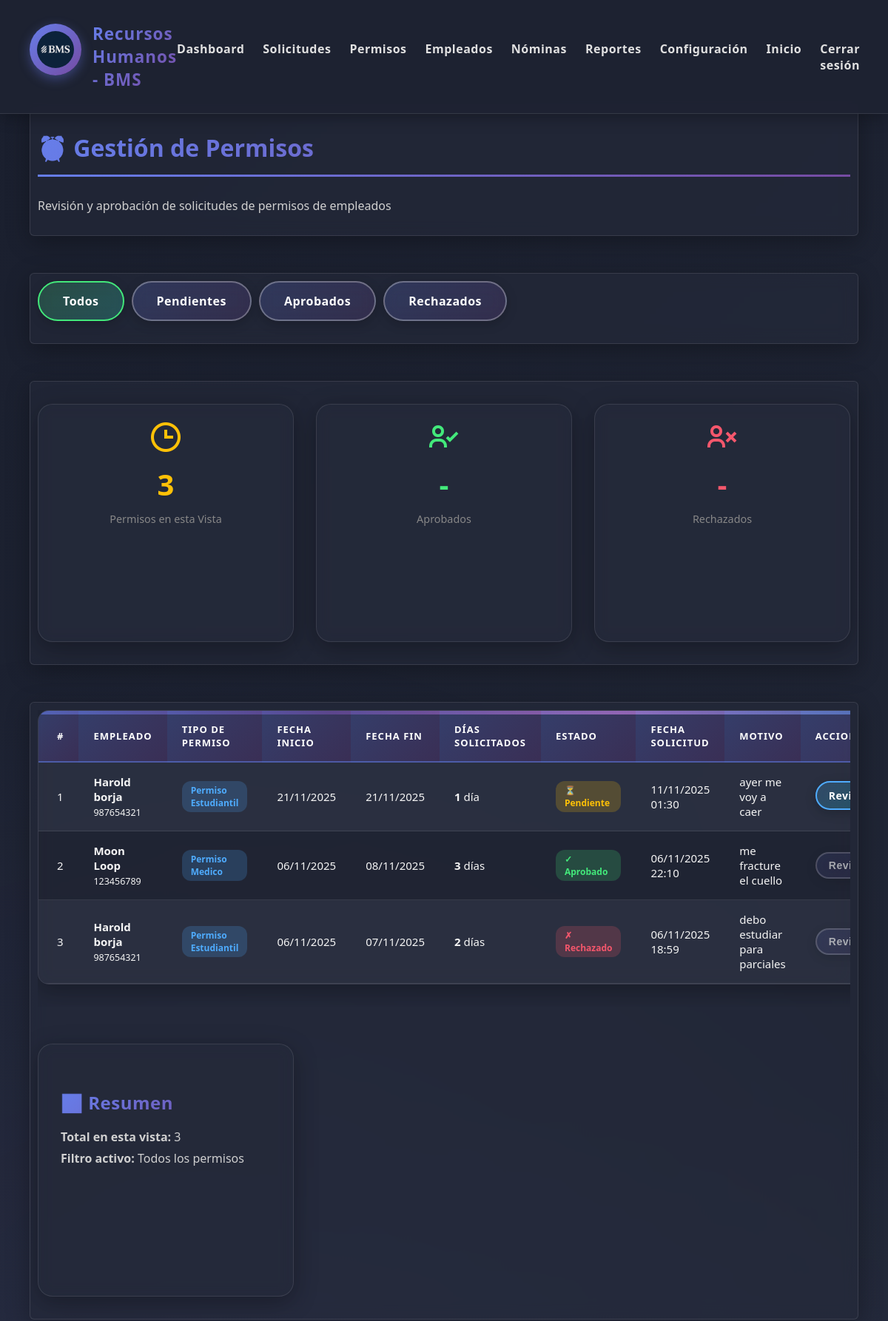
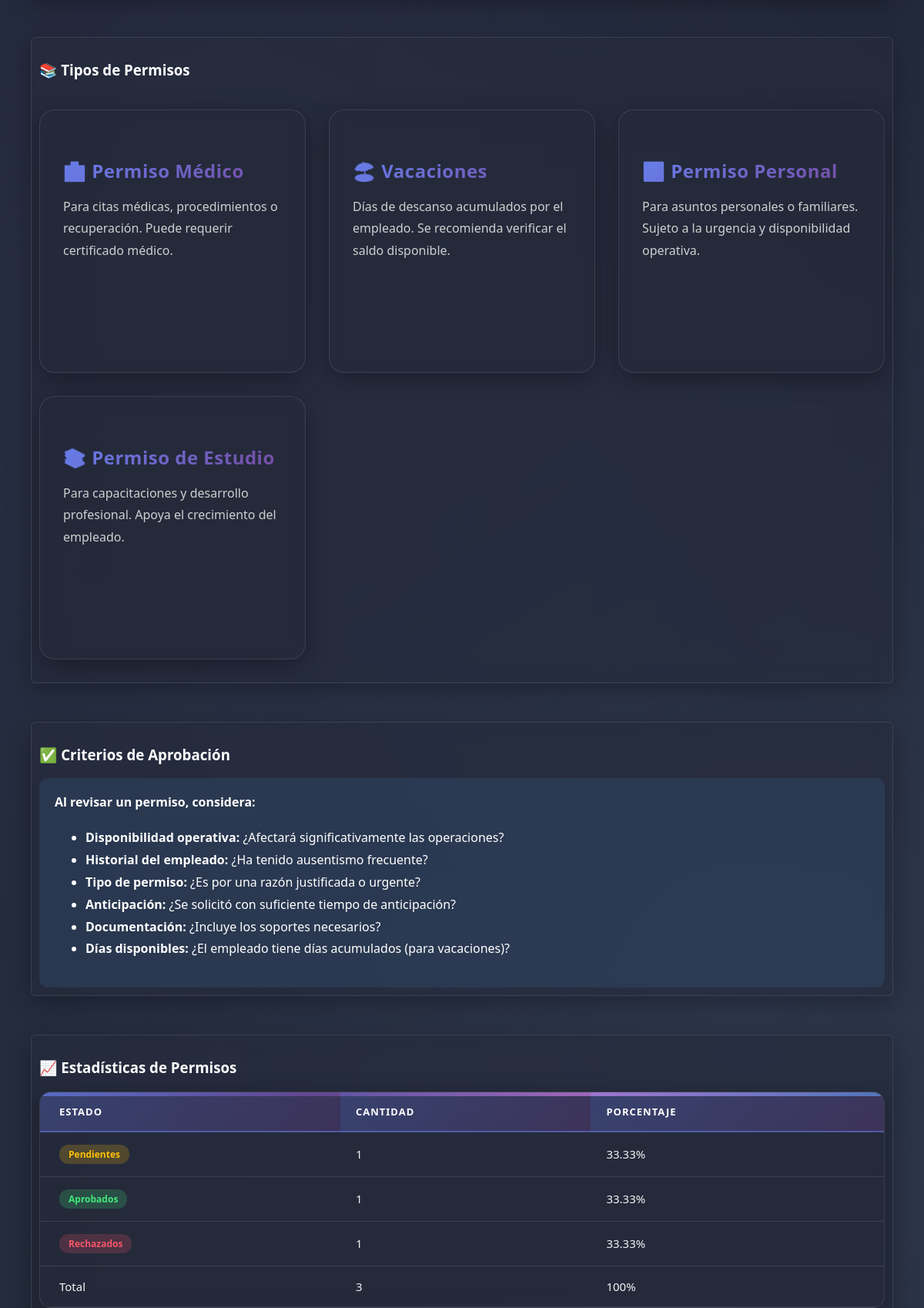
The app's page /rrhh/permisos/ (signed in, upper part) with its own data (2 pictures, top to bottom).
### core2/models.py (models this page shows, shortened)
class Permiso(models.Model):
    ESTADO_CHOICES = [
        ('PENDIENTE', 'Pendiente'),
        ('APROBADO', 'Aprobado'),
        ('RECHAZADO', 'Rechazado'),
    ]
    empleado = models.ForeignKey(Empleado, on_delete=models.CASCADE, related_name='permisos')
    tipo_permiso = models.ForeignKey(TipoPermiso, on_delete=models.CASCADE)
    fecha_inicio = models.DateField()
    fecha_fin = models.DateField()
    motivo = models.TextField()
    estado = models.CharField(max_length=20, choices=ESTADO_CHOICES, default='PENDIENTE')
    fecha_solicitud = models.DateTimeField(auto_now_add=True)
    fecha_respuesta = models.DateTimeField(null=True, blank=True)
    observaciones = models.TextField(blank=True)
    def dias_solicitados(self):
        return (self.fecha_fin - self.fecha_inicio).days + 1

class Empleado(models.Model):
    user = models.OneToOneField(User, on_delete=models.CASCADE, related_name='empleado')
    nombre = models.CharField(max_length=100)
    apellido = models.CharField(max_length=100)
    cedula = models.CharField(max_length=20, unique=True)
    correo = models.EmailField(unique=True)
    telefono = models.CharField(max_length=20, blank=True)
    direccion = models.CharField(max_length=200, blank=True)
    fecha_nacimiento = models.DateField(null=True, blank=True)
    fecha_ingreso = models.DateField(default=date.today)
    categoria = models.ForeignKey(Categoria, on_delete=models.SET_NULL, null=True, blank=True)
    activo = models.BooleanField(default=True)
    datos_completados = models.BooleanField(default=False)

class TipoPermiso(models.Model):
    nombre = models.CharField(max_length=100, unique=True)
    descripcion = models.TextField(blank=True)
    dias_maximos = models.IntegerField(default=0, help_text="0 = ilimitado")
    requiere_aprobacion = models.BooleanField(default=True)

### core3/views.py (the view)
# urls.py: path('permisos/', views.lista_permisos, name='lista_permisos_rrhh'),
@login_required
@user_passes_test(es_rrhh)
def lista_permisos(request):
    filtro = request.GET.get('estado', 'todos')
    permisos = Permiso.objects.all().select_related('empleado', 'tipo_permiso')
    if filtro == 'pendientes':
        permisos = permisos.filter(estado='PENDIENTE')
    elif filtro == 'aprobados':
        permisos = permisos.filter(estado='APROBADO')
    elif filtro == 'rechazados':
        permisos = permisos.filter(estado='RECHAZADO')
    permisos = permisos.order_by('-fecha_solicitud')
    total_permisos = Permiso.objects.count()
    permisos_pendientes = Permiso.objects.filter(estado='PENDIENTE').count()
    permisos_aprobados = Permiso.objects.filter(estado='APROBADO').count()
    permisos_rechazados = Permiso.objects.filter(estado='RECHAZADO').count()
    if total_permisos > 0:
        porcentaje_permisos_pendientes = round((permisos_pendientes / total_permisos) * 100, 2)
        porcentaje_permisos_aprobados = round((permisos_aprobados / total_permisos) * 100, 2)
        porcentaje_permisos_rechazados = round((permisos_rechazados / total_permisos) * 100, 2)
    else:
        porcentaje_permisos_pendientes = porcentaje_permisos_aprobados = porcentaje_permisos_rechazados = 0
    context = {
        'permisos': permisos,
        'filtro_actual': filtro,
        'total_permisos': total_permisos,
        'permisos_pendientes': permisos_pendientes,
        'permisos_aprobados': permisos_aprobados,
        'permisos_rechazados': permisos_rechazados,
        'porcentaje_permisos_pendientes': porcentaje_permisos_pendientes,
        'porcentaje_permisos_aprobados': porcentaje_permisos_aprobados,
        'porcentaje_permisos_rechazados': porcentaje_permisos_rechazados,
    }
    return render(request, 'core3/permisos/lista.html', context)

### core3/templates/core3/permisos/lista.html (shortened to what this page needs)
{% extends 'core3/base_rrhh.html' %}
{% load static %}
{% block content %}
<main class="main-content">
    <section class="seccion">
        <h2>⏰ Gestión de Permisos</h2>
        <p>Revisión y aprobación de solicitudes de permisos de empleados</p>
    </section>
    <section class="seccion">
        <div class="filtros">
            <a href="{% url 'lista_permisos_rrhh' %}?estado=todos"
                class="button {% if filtro_actual == 'todos' %}green{% endif %}">
                Todos
            </a>
            <a href="{% url 'lista_permisos_rrhh' %}?estado=pendientes"
                class="button {% if filtro_actual == 'pendientes' %}blue{% endif %}">
                Pendientes
            </a>
            <a href="{% url 'lista_permisos_rrhh' %}?estado=aprobados"
                class="button {% if filtro_actual == 'aprobados' %}{% endif %}">
                Aprobados
            </a>
            <a href="{% url 'lista_permisos_rrhh' %}?estado=rechazados"
                class="button {% if filtro_actual == 'rechazados' %}red{% endif %}">
                Rechazados
            </a>
        </div>
    </section>
    <section class="seccion">
        <div class="cards-container">
            <div class="card stat-card">
                <i class='bx bx-time' style="font-size: 3rem; color: #ffc107;"></i>
                <div class="stat-number" style="color: #ffc107;">
                    {{ permisos.filter.count }}
                </div>
                <div class="stat-label">Permisos en esta Vista</div>
            </div>
            <div class="card stat-card">
                <i class='bx bx-user-check' style="font-size: 3rem; color: #43e97b;"></i>
                <div class="stat-number" style="color: #43e97b;">
                    {% if filtro_actual == 'aprobados' %}
                    {{ permisos|length }}
                    {% else %}
                    -
                    {% endif %}
                </div>
                <div class="stat-label">Aprobados</div>
            </div>
            <div class="card stat-card">
                <i class='bx bx-user-x' style="font-size: 3rem; color: #f5576c;"></i>
                <div class="stat-number" style="color: #f5576c;">
                    {% if filtro_actual == 'rechazados' %}
                    {{ permisos|length }}
                    {% else %}
                    -
                    {% endif %}
                </div>
                <div class="stat-label">Rechazados</div>
            </div>
        </div>
    </section>
    <section class="seccion">
        {% if permisos %}
        <div style="overflow-x: auto;">
            <table class="table table--striped table--hover">
                <tbody>
                    <tr>
                        <th>#</th>
                        <th>Empleado</th>
                        <th>Tipo de Permiso</th>
                        <th>Fecha Inicio</th>
                        <th>Fecha Fin</th>
                        <th>Días Solicitados</th>
                        <th>Estado</th>
                        <th>Fecha Solicitud</th>
                        <th>Motivo</th>
                        <th>Acciones</th>
                    </tr>
                    {% for permiso in permisos %}
                    <tr>
                        <td>{{ forloop.counter }}</td>
                        <td>
                            <strong>{{ permiso.empleado.nombre }} {{ permiso.empleado.apellido }}</strong><br>
                            <small>{{ permiso.empleado.cedula }}</small>
                        </td>
                        <td>
                            <span class="badge badge-info">{{ permiso.tipo_permiso.nombre }}</span>
                        </td>
                        <td>{{ permiso.fecha_inicio|date:"d/m/Y" }}</td>
                        <td>{{ permiso.fecha_fin|date:"d/m/Y" }}</td>
                        <td>
                            <strong>{{ permiso.dias_solicitados }}</strong> día{{ permiso.dias_solicitados|pluralize }}
                        </td>
                        <td>
                            {% if permiso.estado == 'PENDIENTE' %}
                            <span class="badge badge-warning">⏳ Pendiente</span>
                            {% elif permiso.estado == 'APROBADO' %}
                            <span class="badge badge-success">✓ Aprobado</span>
                            {% elif permiso.estado == 'RECHAZADO' %}
                            <span class="badge badge-danger">✗ Rechazado</span>
                            {% else %}
                            <span class="badge badge-secondary">{{ permiso.estado }}</span>
                            {% endif %}
                        </td>
                        <td>{{ permiso.fecha_solicitud|date:"d/m/Y H:i" }}</td>
                        <td>{{ permiso.motivo|truncatewords:8 }}</td>
                        <td>
                            {% if permiso.estado == 'PENDIENTE' %}
                            <a href="{% url 'revisar_permiso' permiso.id %}" class="button blue"
                                style="padding: 8px 16px; font-size: 14px;">
                                Revisar
                            </a>
                            {% else %}
                            <button class="button"
                                style="padding: 8px 16px; font-size: 14px; opacity: 0.6; cursor: not-allowed;" disabled
                                title="{% if permiso.estado == 'APROBADO' %}Ya aprobado{% else %}Ya rechazado{% endif %}">
                                Revisado
                            </button>
                            {% endif %}
                        </td>
                    </tr>
                    {% endfor %}
                </tbody>
            </table>
        </div>
        <div class="cards-container" style="margin-top: 30px;">
            <div class="card">
                <h4 class="card-title">📊 Resumen</h4>
                <p class="card-content">
                    <strong>Total en esta vista:</strong> {{ permisos|length }}<br>
                    <strong>Filtro activo:</strong>
                    {% if filtro_actual == 'todos' %}
                    Todos los permisos
                    {% elif filtro_actual == 'pendientes' %}
                    Pendientes de revisión
                    {% elif filtro_actual == 'aprobados' %}
                    Aprobados
                    {% elif filtro_actual == 'rechazados' %}
                    Rechazados
                    {% endif %}
                </p>
            </div>
        </div>
        {% endif %}
    </section>
    <section class="seccion">
        <h3>📚 Tipos de Permisos</h3>
        <div class="cards-container">
            <div class="card">
                <h4 class="card-title">🏥 Permiso Médico</h4>
                <p class="card-content">
                    Para citas médicas, procedimientos o recuperación. Puede requerir certificado médico.
                </p>
            </div>
            <div class="card">
                <h4 class="card-title">🏖️ Vacaciones</h4>
                <p class="card-content">
                    Días de descanso acumulados por el empleado. Se recomienda verificar el saldo disponible.
                </p>
            </div>
            <div class="card">
                <h4 class="card-title">👪 Permiso Personal</h4>
                <p class="card-content">
                    Para asuntos personales o familiares. Sujeto a la urgencia y disponibilidad operativa.
                </p>
            </div>
            <div class="card">
                <h4 class="card-title">📚 Permiso de Estudio</h4>
                <p class="card-content">
                    Para capacitaciones y desarrollo profesional. Apoya el crecimiento del empleado.
                </p>
            </div>
        </div>
    </section>
    <section class="seccion">
        <h3>✅ Criterios de Aprobación</h3>
        <div style="background: rgba(79, 172, 254, 0.1); padding: 20px; border-radius: 12px;">
            <h4 style="margin-top: 0;">Al revisar un permiso, considera:</h4>
            <ul style="line-height: 1.8;">
                <li><strong>Disponibilidad operativa:</strong> ¿Afectará significativamente las operaciones?</li>
                <li><strong>Historial del empleado:</strong> ¿Ha tenido ausentismo frecuente?</li>
                <li><strong>Tipo de permiso:</strong> ¿Es por una razón justificada o urgente?</li>
                <li><strong>Anticipación:</strong> ¿Se solicitó con suficiente tiempo de anticipación?</li>
                <li><strong>Documentación:</strong> ¿Incluye los soportes necesarios?</li>
                <li><strong>Días disponibles:</strong> ¿El empleado tiene días acumulados (para vacaciones)?</li>
            </ul>
        </div>
    </section>
    <section class="seccion">
        <h3>📈 Estadísticas de Permisos</h3>
        <table class="table table-bordered text-center align-middle">
            <tbody>
                <tr>
                    <th>Estado</th>
                    <th>Cantidad</th>
                    <th>Porcentaje</th>
                </tr>
                <tr>
                    <td><span class="badge badge-warning">Pendientes</span></td>
                    <td>{{ permisos_pendientes }}</td>
                    <td>{{ porcentaje_permisos_pendientes }}%</td>
                </tr>
                <tr>
                    <td><span class="badge badge-success">Aprobados</span></td>
                    <td>{{ permisos_aprobados }}</td>
                    <td>{{ porcentaje_permisos_aprobados }}%</td>
                </tr>
                <tr>
                    <td><span class="badge badge-danger">Rechazados</span></td>
                    <td>{{ permisos_rechazados }}</td>
                    <td>{{ porcentaje_permisos_rechazados }}%</td>
                </tr>
                <tr class="fw-bold">
                    <td>Total</td>
                    <td>{{ total_permisos }}</td>
                    <td>100%</td>
                </tr>
            </tbody>
        </table>
    </section>
</main>
{% endblock %}

### records on screen
Permiso: empleado.nombre "Harold", empleado.apellido "borja", empleado.cedula "987654321", tipo_permiso.nombre "Permiso Estudiantil", fecha_inicio "21/11/2025", fecha_fin "21/11/2025", dias_solicitados "1", estado "⏳ Pendiente", fecha_solicitud "11/11/2025 01:30", motivo "ayer me voy a caer"
Permiso: empleado.nombre "Moon", empleado.apellido "Loop", empleado.cedula "123456789", tipo_permiso.nombre "Permiso Medico", fecha_inicio "06/11/2025", fecha_fin "08/11/2025", dias_solicitados "3", estado "✓ Aprobado", fecha_solicitud "06/11/2025 22:10", motivo "me fracture el cuello"
Permiso: empleado.nombre "Harold", empleado.apellido "borja", empleado.cedula "987654321", tipo_permiso.nombre "Permiso Estudiantil", fecha_inicio "06/11/2025", fecha_fin "07/11/2025", dias_solicitados "2", estado "✗ Rechazado", fecha_solicitud "06/11/2025 18:59", motivo "debo estudiar para parciales"

### other values on screen
{{ permisos.filter.count }} "3"
{{ permisos|length }} "3"
{{ permisos_pendientes }} "1"
{{ porcentaje_permisos_pendientes }} "33.33"
{{ permisos_aprobados }} "1"
{{ porcentaje_permisos_aprobados }} "33.33"
{{ permisos_rechazados }} "1"
{{ porcentaje_permisos_rechazados }} "33.33"
{{ total_permisos }} "3"
